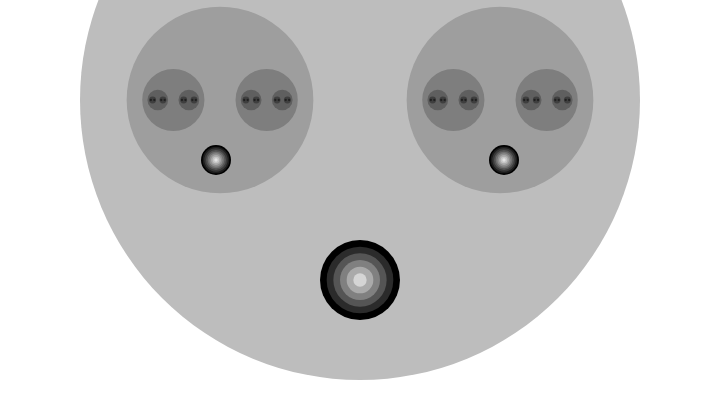
Frame 1 (no input)
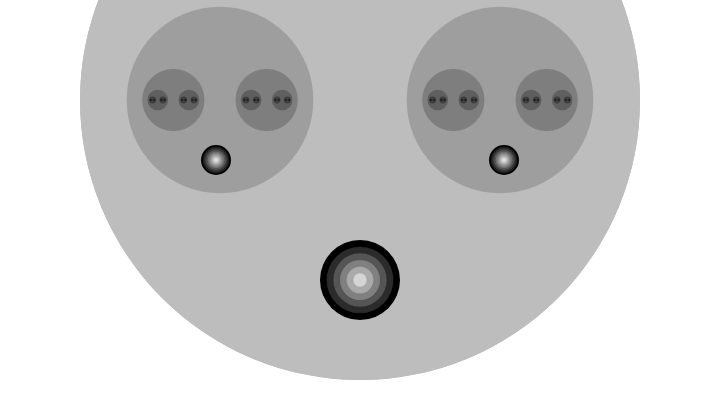
Frame 2 (the mouse pressed at the canvas centre, redrawn once)

The p5.js sketch that drew these frames (run headless with seeded random() and noise() and a simulated clock; the mouse was pressed at the canvas centre and the sketch redrawn once):

// p5.js sketch
// ── sketch.js
function setup() {
  createCanvas(720, 400);   
  noStroke();
  noLoop();
}

function draw() {
  drawCircle(width/2, 280, 6);
  drawTarget(width*0.5, height*0.7, 80, 6);
  drawTarget(width*0.7, height*0.4, 30, 9);
  drawTarget(width*0.3, height*0.4, 30, 9)    
}

function drawTarget(xloc, yloc, size, num) {
  grayvalues = 255/num;
  steps = size/num;
  for (i = 0; i < num; i++) {
    fill(i*grayvalues);
    ellipse(xloc, yloc, size - i*steps, size - i*steps);
  }
    
    }

function drawCircle(x, radius, level) {
      
  var tt = 126 * level/4.0;
  fill(tt);
  ellipse(x, height/4, radius*2, radius*2);      
  if(level > 1) {
      
   level = level - 1;  
    drawCircle(x - radius/2, radius/3, level);
    drawCircle(x + radius/2, radius/3, level);    
    
  }   
    
}
// ── first.html
<!doctype html>
<html>
    <head>
        <title>MMP 210 Assignments</title>
        <link rel="stylesheet" href="../style.css"
              type="text/css" />
        <meta charset="utf-8" />
    </head>
    <body>
        <div id="wrapper">
            <nav>
            <h1>Portfolio Page</h1>
            <ul>
                <li><a href="../index.html">Home</a></li>
                <li><a href="../index.html">Assignments</a>
                    <ul>
                        <li><a href="../first.html">First</a></li>
                        
                        <li><a href="../week2/second.html">Second</a></li>
                    
                        <li><a href="../week3/third.html">Third</a></li>
                        
                        <li><a href="../week4/four.html">Four</a></li>
                        
                        <li><a href="../week5/five.html">Five</a></li>
                        
                        <li><a href="../week6/six.html">Six</a></li>
                        
                        <li><a href="../week7/seven.html">Seven</a></li>
                        
                        <li><a href="../week8/midterm.html">Midterm</a></li>
                        
                        <li><a href="../week9/nine.html">Nine</a></li>
                        
                        <li><a href="../week10/ten.html">Ten</a></li>
                        
                    </ul>
                        
                    </ul>
                </li>
            </ul>
            </nav>  
            
        </div>
    
     <script src="../p5.min.js"></script>
     <script src="sketch.js"></script>    
      
    </body>
   
  
</html>
